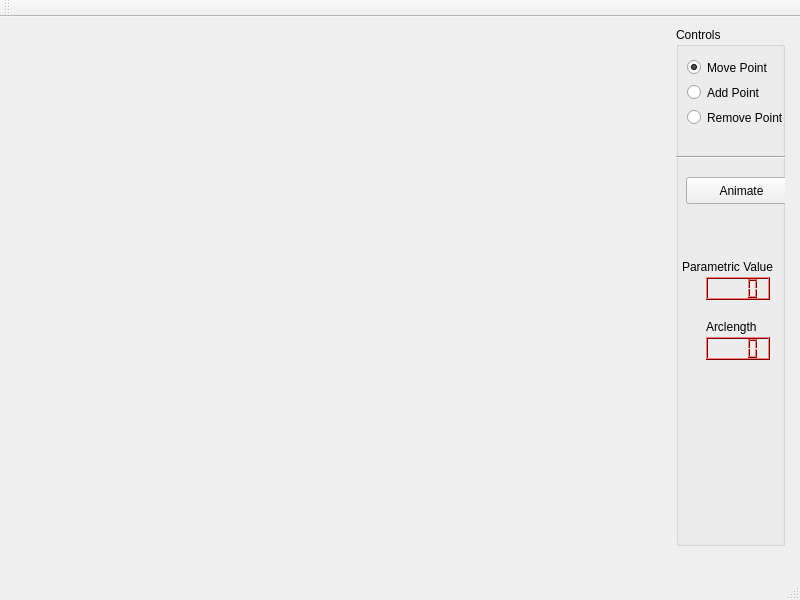
<?xml version="1.0" encoding="UTF-8"?>
<ui version="4.0">
 <class>MainWindow</class>
 <widget class="QMainWindow" name="MainWindow">
  <property name="geometry">
   <rect>
    <x>0</x>
    <y>0</y>
    <width>800</width>
    <height>600</height>
   </rect>
  </property>
  <property name="windowTitle">
   <string>Catmull-Rom Spline Editor</string>
  </property>
  <widget class="QWidget" name="centralWidget">
   <widget class="OpenGLView" name="oglwidget" native="true">
    <property name="geometry">
     <rect>
      <x>9</x>
      <y>0</y>
      <width>651</width>
      <height>541</height>
     </rect>
    </property>
    <property name="sizePolicy">
     <sizepolicy hsizetype="Expanding" vsizetype="Preferred">
      <horstretch>0</horstretch>
      <verstretch>0</verstretch>
     </sizepolicy>
    </property>
   </widget>
   <widget class="QWidget" name="layoutWidget">
    <property name="geometry">
     <rect>
      <x>665</x>
      <y>-1</y>
      <width>131</width>
      <height>541</height>
     </rect>
    </property>
    <layout class="QVBoxLayout" name="verticalLayout_2">
     <item>
      <widget class="QGroupBox" name="groupBox">
       <property name="sizePolicy">
        <sizepolicy hsizetype="Expanding" vsizetype="Preferred">
         <horstretch>0</horstretch>
         <verstretch>0</verstretch>
        </sizepolicy>
       </property>
       <property name="title">
        <string>Controls</string>
       </property>
       <widget class="QWidget" name="verticalLayoutWidget">
        <property name="geometry">
         <rect>
          <x>0</x>
          <y>20</y>
          <width>131</width>
          <height>91</height>
         </rect>
        </property>
        <layout class="QVBoxLayout" name="verticalLayout">
         <item>
          <widget class="QRadioButton" name="moveModeButton">
           <property name="text">
            <string>Move Point</string>
           </property>
           <property name="checked">
            <bool>true</bool>
           </property>
          </widget>
         </item>
         <item>
          <widget class="QRadioButton" name="addModeButton">
           <property name="text">
            <string>Add Point</string>
           </property>
          </widget>
         </item>
         <item>
          <widget class="QRadioButton" name="removeModeButton">
           <property name="text">
            <string>Remove Point</string>
           </property>
          </widget>
         </item>
        </layout>
       </widget>
       <widget class="Line" name="line">
        <property name="geometry">
         <rect>
          <x>0</x>
          <y>120</y>
          <width>141</width>
          <height>20</height>
         </rect>
        </property>
        <property name="orientation">
         <enum>Qt::Horizontal</enum>
        </property>
       </widget>
       <widget class="QPushButton" name="animateButton">
        <property name="geometry">
         <rect>
          <x>10</x>
          <y>150</y>
          <width>111</width>
          <height>27</height>
         </rect>
        </property>
        <property name="sizePolicy">
         <sizepolicy hsizetype="Preferred" vsizetype="Fixed">
          <horstretch>0</horstretch>
          <verstretch>0</verstretch>
         </sizepolicy>
        </property>
        <property name="text">
         <string>Animate</string>
        </property>
       </widget>
       <widget class="QLCDNumber" name="parametricDisplay">
        <property name="geometry">
         <rect>
          <x>30</x>
          <y>250</y>
          <width>64</width>
          <height>23</height>
         </rect>
        </property>
        <property name="palette">
         <palette>
          <active>
           <colorrole role="WindowText">
            <brush brushstyle="SolidPattern">
             <color alpha="255">
              <red>0</red>
              <green>0</green>
              <blue>0</blue>
             </color>
            </brush>
           </colorrole>
           <colorrole role="Button">
            <brush brushstyle="SolidPattern">
             <color alpha="255">
              <red>255</red>
              <green>0</green>
              <blue>0</blue>
             </color>
            </brush>
           </colorrole>
           <colorrole role="Light">
            <brush brushstyle="SolidPattern">
             <color alpha="255">
              <red>255</red>
              <green>127</green>
              <blue>127</blue>
             </color>
            </brush>
           </colorrole>
           <colorrole role="Midlight">
            <brush brushstyle="SolidPattern">
             <color alpha="255">
              <red>255</red>
              <green>63</green>
              <blue>63</blue>
             </color>
            </brush>
           </colorrole>
           <colorrole role="Dark">
            <brush brushstyle="SolidPattern">
             <color alpha="255">
              <red>127</red>
              <green>0</green>
              <blue>0</blue>
             </color>
            </brush>
           </colorrole>
           <colorrole role="Mid">
            <brush brushstyle="SolidPattern">
             <color alpha="255">
              <red>170</red>
              <green>0</green>
              <blue>0</blue>
             </color>
            </brush>
           </colorrole>
           <colorrole role="Text">
            <brush brushstyle="SolidPattern">
             <color alpha="255">
              <red>0</red>
              <green>0</green>
              <blue>0</blue>
             </color>
            </brush>
           </colorrole>
           <colorrole role="BrightText">
            <brush brushstyle="SolidPattern">
             <color alpha="255">
              <red>255</red>
              <green>255</green>
              <blue>255</blue>
             </color>
            </brush>
           </colorrole>
           <colorrole role="ButtonText">
            <brush brushstyle="SolidPattern">
             <color alpha="255">
              <red>0</red>
              <green>0</green>
              <blue>0</blue>
             </color>
            </brush>
           </colorrole>
           <colorrole role="Base">
            <brush brushstyle="SolidPattern">
             <color alpha="255">
              <red>255</red>
              <green>255</green>
              <blue>255</blue>
             </color>
            </brush>
           </colorrole>
           <colorrole role="Window">
            <brush brushstyle="SolidPattern">
             <color alpha="255">
              <red>255</red>
              <green>0</green>
              <blue>0</blue>
             </color>
            </brush>
           </colorrole>
           <colorrole role="Shadow">
            <brush brushstyle="SolidPattern">
             <color alpha="255">
              <red>0</red>
              <green>0</green>
              <blue>0</blue>
             </color>
            </brush>
           </colorrole>
           <colorrole role="AlternateBase">
            <brush brushstyle="SolidPattern">
             <color alpha="255">
              <red>255</red>
              <green>127</green>
              <blue>127</blue>
             </color>
            </brush>
           </colorrole>
           <colorrole role="ToolTipBase">
            <brush brushstyle="SolidPattern">
             <color alpha="255">
              <red>255</red>
              <green>255</green>
              <blue>220</blue>
             </color>
            </brush>
           </colorrole>
           <colorrole role="ToolTipText">
            <brush brushstyle="SolidPattern">
             <color alpha="255">
              <red>0</red>
              <green>0</green>
              <blue>0</blue>
             </color>
            </brush>
           </colorrole>
          </active>
          <inactive>
           <colorrole role="WindowText">
            <brush brushstyle="SolidPattern">
             <color alpha="255">
              <red>0</red>
              <green>0</green>
              <blue>0</blue>
             </color>
            </brush>
           </colorrole>
           <colorrole role="Button">
            <brush brushstyle="SolidPattern">
             <color alpha="255">
              <red>255</red>
              <green>0</green>
              <blue>0</blue>
             </color>
            </brush>
           </colorrole>
           <colorrole role="Light">
            <brush brushstyle="SolidPattern">
             <color alpha="255">
              <red>255</red>
              <green>127</green>
              <blue>127</blue>
             </color>
            </brush>
           </colorrole>
           <colorrole role="Midlight">
            <brush brushstyle="SolidPattern">
             <color alpha="255">
              <red>255</red>
              <green>63</green>
              <blue>63</blue>
             </color>
            </brush>
           </colorrole>
           <colorrole role="Dark">
            <brush brushstyle="SolidPattern">
             <color alpha="255">
              <red>127</red>
              <green>0</green>
              <blue>0</blue>
             </color>
            </brush>
           </colorrole>
           <colorrole role="Mid">
            <brush brushstyle="SolidPattern">
             <color alpha="255">
              <red>170</red>
              <green>0</green>
              <blue>0</blue>
             </color>
            </brush>
           </colorrole>
           <colorrole role="Text">
            <brush brushstyle="SolidPattern">
             <color alpha="255">
              <red>0</red>
              <green>0</green>
              <blue>0</blue>
             </color>
            </brush>
           </colorrole>
           <colorrole role="BrightText">
            <brush brushstyle="SolidPattern">
             <color alpha="255">
              <red>255</red>
              <green>255</green>
              <blue>255</blue>
             </color>
            </brush>
           </colorrole>
           <colorrole role="ButtonText">
            <brush brushstyle="SolidPattern">
             <color alpha="255">
              <red>0</red>
              <green>0</green>
              <blue>0</blue>
             </color>
            </brush>
           </colorrole>
           <colorrole role="Base">
            <brush brushstyle="SolidPattern">
             <color alpha="255">
              <red>255</red>
              <green>255</green>
              <blue>255</blue>
             </color>
            </brush>
           </colorrole>
           <colorrole role="Window">
            <brush brushstyle="SolidPattern">
             <color alpha="255">
              <red>255</red>
              <green>0</green>
              <blue>0</blue>
             </color>
            </brush>
           </colorrole>
           <colorrole role="Shadow">
            <brush brushstyle="SolidPattern">
             <color alpha="255">
              <red>0</red>
              <green>0</green>
              <blue>0</blue>
             </color>
            </brush>
           </colorrole>
           <colorrole role="AlternateBase">
            <brush brushstyle="SolidPattern">
             <color alpha="255">
              <red>255</red>
              <green>127</green>
              <blue>127</blue>
             </color>
            </brush>
           </colorrole>
           <colorrole role="ToolTipBase">
            <brush brushstyle="SolidPattern">
             <color alpha="255">
              <red>255</red>
              <green>255</green>
              <blue>220</blue>
             </color>
            </brush>
           </colorrole>
           <colorrole role="ToolTipText">
            <brush brushstyle="SolidPattern">
             <color alpha="255">
              <red>0</red>
              <green>0</green>
              <blue>0</blue>
             </color>
            </brush>
           </colorrole>
          </inactive>
          <disabled>
           <colorrole role="WindowText">
            <brush brushstyle="SolidPattern">
             <color alpha="255">
              <red>127</red>
              <green>0</green>
              <blue>0</blue>
             </color>
            </brush>
           </colorrole>
           <colorrole role="Button">
            <brush brushstyle="SolidPattern">
             <color alpha="255">
              <red>255</red>
              <green>0</green>
              <blue>0</blue>
             </color>
            </brush>
           </colorrole>
           <colorrole role="Light">
            <brush brushstyle="SolidPattern">
             <color alpha="255">
              <red>255</red>
              <green>127</green>
              <blue>127</blue>
             </color>
            </brush>
           </colorrole>
           <colorrole role="Midlight">
            <brush brushstyle="SolidPattern">
             <color alpha="255">
              <red>255</red>
              <green>63</green>
              <blue>63</blue>
             </color>
            </brush>
           </colorrole>
           <colorrole role="Dark">
            <brush brushstyle="SolidPattern">
             <color alpha="255">
              <red>127</red>
              <green>0</green>
              <blue>0</blue>
             </color>
            </brush>
           </colorrole>
           <colorrole role="Mid">
            <brush brushstyle="SolidPattern">
             <color alpha="255">
              <red>170</red>
              <green>0</green>
              <blue>0</blue>
             </color>
            </brush>
           </colorrole>
           <colorrole role="Text">
            <brush brushstyle="SolidPattern">
             <color alpha="255">
              <red>127</red>
              <green>0</green>
              <blue>0</blue>
             </color>
            </brush>
           </colorrole>
           <colorrole role="BrightText">
            <brush brushstyle="SolidPattern">
             <color alpha="255">
              <red>255</red>
              <green>255</green>
              <blue>255</blue>
             </color>
            </brush>
           </colorrole>
           <colorrole role="ButtonText">
            <brush brushstyle="SolidPattern">
             <color alpha="255">
              <red>127</red>
              <green>0</green>
              <blue>0</blue>
             </color>
            </brush>
           </colorrole>
           <colorrole role="Base">
            <brush brushstyle="SolidPattern">
             <color alpha="255">
              <red>255</red>
              <green>0</green>
              <blue>0</blue>
             </color>
            </brush>
           </colorrole>
           <colorrole role="Window">
            <brush brushstyle="SolidPattern">
             <color alpha="255">
              <red>255</red>
              <green>0</green>
              <blue>0</blue>
             </color>
            </brush>
           </colorrole>
           <colorrole role="Shadow">
            <brush brushstyle="SolidPattern">
             <color alpha="255">
              <red>0</red>
              <green>0</green>
              <blue>0</blue>
             </color>
            </brush>
           </colorrole>
           <colorrole role="AlternateBase">
            <brush brushstyle="SolidPattern">
             <color alpha="255">
              <red>255</red>
              <green>0</green>
              <blue>0</blue>
             </color>
            </brush>
           </colorrole>
           <colorrole role="ToolTipBase">
            <brush brushstyle="SolidPattern">
             <color alpha="255">
              <red>255</red>
              <green>255</green>
              <blue>220</blue>
             </color>
            </brush>
           </colorrole>
           <colorrole role="ToolTipText">
            <brush brushstyle="SolidPattern">
             <color alpha="255">
              <red>0</red>
              <green>0</green>
              <blue>0</blue>
             </color>
            </brush>
           </colorrole>
          </disabled>
         </palette>
        </property>
        <property name="digitCount">
         <number>4</number>
        </property>
       </widget>
       <widget class="QLCDNumber" name="arclengthDisplay">
        <property name="geometry">
         <rect>
          <x>30</x>
          <y>310</y>
          <width>64</width>
          <height>23</height>
         </rect>
        </property>
        <property name="palette">
         <palette>
          <active>
           <colorrole role="WindowText">
            <brush brushstyle="SolidPattern">
             <color alpha="255">
              <red>0</red>
              <green>0</green>
              <blue>0</blue>
             </color>
            </brush>
           </colorrole>
           <colorrole role="Button">
            <brush brushstyle="SolidPattern">
             <color alpha="255">
              <red>255</red>
              <green>0</green>
              <blue>0</blue>
             </color>
            </brush>
           </colorrole>
           <colorrole role="Light">
            <brush brushstyle="SolidPattern">
             <color alpha="255">
              <red>255</red>
              <green>127</green>
              <blue>127</blue>
             </color>
            </brush>
           </colorrole>
           <colorrole role="Midlight">
            <brush brushstyle="SolidPattern">
             <color alpha="255">
              <red>255</red>
              <green>63</green>
              <blue>63</blue>
             </color>
            </brush>
           </colorrole>
           <colorrole role="Dark">
            <brush brushstyle="SolidPattern">
             <color alpha="255">
              <red>127</red>
              <green>0</green>
              <blue>0</blue>
             </color>
            </brush>
           </colorrole>
           <colorrole role="Mid">
            <brush brushstyle="SolidPattern">
             <color alpha="255">
              <red>170</red>
              <green>0</green>
              <blue>0</blue>
             </color>
            </brush>
           </colorrole>
           <colorrole role="Text">
            <brush brushstyle="SolidPattern">
             <color alpha="255">
              <red>0</red>
              <green>0</green>
              <blue>0</blue>
             </color>
            </brush>
           </colorrole>
           <colorrole role="BrightText">
            <brush brushstyle="SolidPattern">
             <color alpha="255">
              <red>255</red>
              <green>255</green>
              <blue>255</blue>
             </color>
            </brush>
           </colorrole>
           <colorrole role="ButtonText">
            <brush brushstyle="SolidPattern">
             <color alpha="255">
              <red>0</red>
              <green>0</green>
              <blue>0</blue>
             </color>
            </brush>
           </colorrole>
           <colorrole role="Base">
            <brush brushstyle="SolidPattern">
             <color alpha="255">
              <red>255</red>
              <green>255</green>
              <blue>255</blue>
             </color>
            </brush>
           </colorrole>
           <colorrole role="Window">
            <brush brushstyle="SolidPattern">
             <color alpha="255">
              <red>255</red>
              <green>0</green>
              <blue>0</blue>
             </color>
            </brush>
           </colorrole>
           <colorrole role="Shadow">
            <brush brushstyle="SolidPattern">
             <color alpha="255">
              <red>0</red>
              <green>0</green>
              <blue>0</blue>
             </color>
            </brush>
           </colorrole>
           <colorrole role="AlternateBase">
            <brush brushstyle="SolidPattern">
             <color alpha="255">
              <red>255</red>
              <green>127</green>
              <blue>127</blue>
             </color>
            </brush>
           </colorrole>
           <colorrole role="ToolTipBase">
            <brush brushstyle="SolidPattern">
             <color alpha="255">
              <red>255</red>
              <green>255</green>
              <blue>220</blue>
             </color>
            </brush>
           </colorrole>
           <colorrole role="ToolTipText">
            <brush brushstyle="SolidPattern">
             <color alpha="255">
              <red>0</red>
              <green>0</green>
              <blue>0</blue>
             </color>
            </brush>
           </colorrole>
          </active>
          <inactive>
           <colorrole role="WindowText">
            <brush brushstyle="SolidPattern">
             <color alpha="255">
              <red>0</red>
              <green>0</green>
              <blue>0</blue>
             </color>
            </brush>
           </colorrole>
           <colorrole role="Button">
            <brush brushstyle="SolidPattern">
             <color alpha="255">
              <red>255</red>
              <green>0</green>
              <blue>0</blue>
             </color>
            </brush>
           </colorrole>
           <colorrole role="Light">
            <brush brushstyle="SolidPattern">
             <color alpha="255">
              <red>255</red>
              <green>127</green>
              <blue>127</blue>
             </color>
            </brush>
           </colorrole>
           <colorrole role="Midlight">
            <brush brushstyle="SolidPattern">
             <color alpha="255">
              <red>255</red>
              <green>63</green>
              <blue>63</blue>
             </color>
            </brush>
           </colorrole>
           <colorrole role="Dark">
            <brush brushstyle="SolidPattern">
             <color alpha="255">
              <red>127</red>
              <green>0</green>
              <blue>0</blue>
             </color>
            </brush>
           </colorrole>
           <colorrole role="Mid">
            <brush brushstyle="SolidPattern">
             <color alpha="255">
              <red>170</red>
              <green>0</green>
              <blue>0</blue>
             </color>
            </brush>
           </colorrole>
           <colorrole role="Text">
            <brush brushstyle="SolidPattern">
             <color alpha="255">
              <red>0</red>
              <green>0</green>
              <blue>0</blue>
             </color>
            </brush>
           </colorrole>
           <colorrole role="BrightText">
            <brush brushstyle="SolidPattern">
             <color alpha="255">
              <red>255</red>
              <green>255</green>
              <blue>255</blue>
             </color>
            </brush>
           </colorrole>
           <colorrole role="ButtonText">
            <brush brushstyle="SolidPattern">
             <color alpha="255">
              <red>0</red>
              <green>0</green>
              <blue>0</blue>
             </color>
            </brush>
           </colorrole>
           <colorrole role="Base">
            <brush brushstyle="SolidPattern">
             <color alpha="255">
              <red>255</red>
              <green>255</green>
              <blue>255</blue>
             </color>
            </brush>
           </colorrole>
           <colorrole role="Window">
            <brush brushstyle="SolidPattern">
             <color alpha="255">
              <red>255</red>
              <green>0</green>
              <blue>0</blue>
             </color>
            </brush>
           </colorrole>
           <colorrole role="Shadow">
            <brush brushstyle="SolidPattern">
             <color alpha="255">
              <red>0</red>
              <green>0</green>
              <blue>0</blue>
             </color>
            </brush>
           </colorrole>
           <colorrole role="AlternateBase">
            <brush brushstyle="SolidPattern">
             <color alpha="255">
              <red>255</red>
              <green>127</green>
              <blue>127</blue>
             </color>
            </brush>
           </colorrole>
           <colorrole role="ToolTipBase">
            <brush brushstyle="SolidPattern">
             <color alpha="255">
              <red>255</red>
              <green>255</green>
              <blue>220</blue>
             </color>
            </brush>
           </colorrole>
           <colorrole role="ToolTipText">
            <brush brushstyle="SolidPattern">
             <color alpha="255">
              <red>0</red>
              <green>0</green>
              <blue>0</blue>
             </color>
            </brush>
           </colorrole>
          </inactive>
          <disabled>
           <colorrole role="WindowText">
            <brush brushstyle="SolidPattern">
             <color alpha="255">
              <red>127</red>
              <green>0</green>
              <blue>0</blue>
             </color>
            </brush>
           </colorrole>
           <colorrole role="Button">
            <brush brushstyle="SolidPattern">
             <color alpha="255">
              <red>255</red>
              <green>0</green>
              <blue>0</blue>
             </color>
            </brush>
           </colorrole>
           <colorrole role="Light">
            <brush brushstyle="SolidPattern">
             <color alpha="255">
              <red>255</red>
              <green>127</green>
              <blue>127</blue>
             </color>
            </brush>
           </colorrole>
           <colorrole role="Midlight">
            <brush brushstyle="SolidPattern">
             <color alpha="255">
              <red>255</red>
              <green>63</green>
              <blue>63</blue>
             </color>
            </brush>
           </colorrole>
           <colorrole role="Dark">
            <brush brushstyle="SolidPattern">
             <color alpha="255">
              <red>127</red>
              <green>0</green>
              <blue>0</blue>
             </color>
            </brush>
           </colorrole>
           <colorrole role="Mid">
            <brush brushstyle="SolidPattern">
             <color alpha="255">
              <red>170</red>
              <green>0</green>
              <blue>0</blue>
             </color>
            </brush>
           </colorrole>
           <colorrole role="Text">
            <brush brushstyle="SolidPattern">
             <color alpha="255">
              <red>127</red>
              <green>0</green>
              <blue>0</blue>
             </color>
            </brush>
           </colorrole>
           <colorrole role="BrightText">
            <brush brushstyle="SolidPattern">
             <color alpha="255">
              <red>255</red>
              <green>255</green>
              <blue>255</blue>
             </color>
            </brush>
           </colorrole>
           <colorrole role="ButtonText">
            <brush brushstyle="SolidPattern">
             <color alpha="255">
              <red>127</red>
              <green>0</green>
              <blue>0</blue>
             </color>
            </brush>
           </colorrole>
           <colorrole role="Base">
            <brush brushstyle="SolidPattern">
             <color alpha="255">
              <red>255</red>
              <green>0</green>
              <blue>0</blue>
             </color>
            </brush>
           </colorrole>
           <colorrole role="Window">
            <brush brushstyle="SolidPattern">
             <color alpha="255">
              <red>255</red>
              <green>0</green>
              <blue>0</blue>
             </color>
            </brush>
           </colorrole>
           <colorrole role="Shadow">
            <brush brushstyle="SolidPattern">
             <color alpha="255">
              <red>0</red>
              <green>0</green>
              <blue>0</blue>
             </color>
            </brush>
           </colorrole>
           <colorrole role="AlternateBase">
            <brush brushstyle="SolidPattern">
             <color alpha="255">
              <red>255</red>
              <green>0</green>
              <blue>0</blue>
             </color>
            </brush>
           </colorrole>
           <colorrole role="ToolTipBase">
            <brush brushstyle="SolidPattern">
             <color alpha="255">
              <red>255</red>
              <green>255</green>
              <blue>220</blue>
             </color>
            </brush>
           </colorrole>
           <colorrole role="ToolTipText">
            <brush brushstyle="SolidPattern">
             <color alpha="255">
              <red>0</red>
              <green>0</green>
              <blue>0</blue>
             </color>
            </brush>
           </colorrole>
          </disabled>
         </palette>
        </property>
        <property name="digitCount">
         <number>4</number>
        </property>
       </widget>
       <widget class="QLabel" name="label">
        <property name="geometry">
         <rect>
          <x>6</x>
          <y>230</y>
          <width>121</width>
          <height>20</height>
         </rect>
        </property>
        <property name="text">
         <string>Parametric Value</string>
        </property>
       </widget>
       <widget class="QLabel" name="label_2">
        <property name="geometry">
         <rect>
          <x>30</x>
          <y>290</y>
          <width>71</width>
          <height>20</height>
         </rect>
        </property>
        <property name="text">
         <string>Arclength</string>
        </property>
       </widget>
      </widget>
     </item>
    </layout>
   </widget>
  </widget>
  <widget class="QMenuBar" name="menuBar">
   <property name="geometry">
    <rect>
     <x>0</x>
     <y>0</y>
     <width>800</width>
     <height>25</height>
    </rect>
   </property>
  </widget>
  <widget class="QToolBar" name="mainToolBar">
   <attribute name="toolBarArea">
    <enum>TopToolBarArea</enum>
   </attribute>
   <attribute name="toolBarBreak">
    <bool>false</bool>
   </attribute>
  </widget>
  <widget class="QStatusBar" name="statusBar"/>
 </widget>
 <layoutdefault spacing="6" margin="11"/>
 <customwidgets>
  <customwidget>
   <class>OpenGLView</class>
   <extends>QWidget</extends>
   <header>openglview.h</header>
   <container>1</container>
  </customwidget>
 </customwidgets>
 <resources/>
 <connections/>
</ui>
